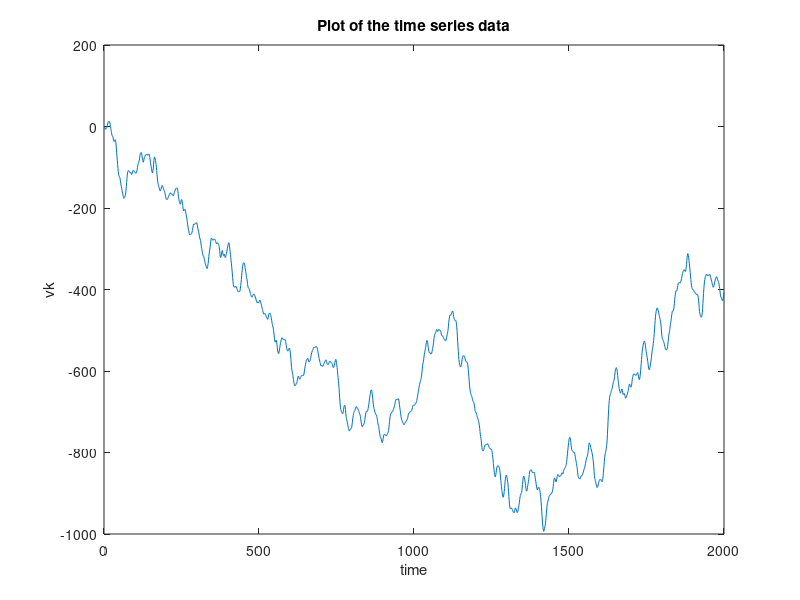

This figure's MATLAB source: (Note: this script raises an error after producing the figure.)
clear;close all;
%% Load the data
data = load('a2_q3.mat');
vk = data.vk;
N = length(vk);
figure();
plot(1:1:length(vk),vk);
title('Plot of the time series data'); xlabel('time'); ylabel('vk');
%% Estimate and plot ACFs and PACFs
% Estimate ACF
[acf_vk,lags,bounds] = autocorr(vk,'NumLags',20);
% Plot sample ACF
figure();
subplot(1,2,1);
autocorr(vk,'NumLags',20);
set(gca,'fontsize',12,'fontweight','bold');
hca = gca;
set(hca.Children(4),'LineWidth',2)
box off;
% Estimate sample PACF
pacf_vk = parcorr(vk,'NumLags',20);
%plot sample PACF
subplot(1,2,2);
parcorr(vk,'NumLags',20);
box off;
% ACF decays very very slowly, while PACF[1] is 1; These indicate presence 
% random walk effect
%% ADF test 
[h,pval] = adftest(vk);
disp('ADF Test');
disp('h = ');
disp(h);
disp('pval = ');
disp(pval);
% we obtain a high pvalue of 0.845>alpha=0.05. This implies the null
% hypothesis of a unit root in the time series is rejected
% Therefore the series contains random walk effects.
%% Finding the order of the differenced series; guess-1: it is first order
vdf = diff(vk);
figure();
plot(vdf);
ylabel('Differenced Value');xlabel('Time');
title('Differenced Series');
% Sample ACFs and PACFs
figure();
subplot(1,2,1);
autocorr(vdf,'NumLags',20);
title('ACF of differenced series');
subplot(1,2,2);
parcorr(vdf,'NumLags',20);
title('PACF of differenced series');
% We can see an exponential decay of ACF indicating AR component and
% no abrupt change to 0 in PACF indicating MA component.
% Conduct the ADF test on the differenced series
[h2,pval2] = adftest(vdf);
disp('ADF test on differenced series');
disp('h = ');
disp(h2);
disp('pval = ');
disp(pval2);
% pvalue = 0.001<alpha => Null hypothesis is not rejected. Therefore, we
% can say that the differenced series doesn't contain random walk effects
%% Building ARIMA model
% We know that the difference is 1. Let's try an arima(1,1,1) model
model1 = arima(1,1,1);
model1.Constant = 0;%vk(1) = 0
model1_est = estimate(model1,vk);
% Residual analysis
% Residual computation
[res1,~,logL] = infer(model1_est,vk);
% ACF of residuals
figure();
autocorr(res1,'NumLags',20)
title('ACF of residuals from ARIMA(1,1,1) model')
box off;
% PACF of residuals
figure();
parcorr(res1,'NumLags',20)
title('PACF of residuals from ARIMA(1,1,1) model')
box off;
% Whiteness test
[h_model1,pval_model1] = lbqtest(res1);
disp('Whiteness Test for Residuals results');
disp(h_model1);disp(pval_model1);
summarize(model1_est);
% Not passing the whiteness test, lets try increasing the AR component
%% Model 2
model2 = arima(2,1,1);
model2.Constant = 0;%vk(1) = 0
model2_est = estimate(model2,vk);
% Residual analysis
% Residual computation
[res2,~,logL] = infer(model2_est,vk);
% ACF of residuals
figure();
autocorr(res2,'NumLags',20)
title('ACF of residuals from ARIMA(2,1,1) model')
box off
% PACF of residuals
figure();
parcorr(res2,'NumLags',20)
title('PACF of residuals from ARIMA(2,1,1) model')
box off;
% Whiteness test
[h_model2,pval_model2] = lbqtest(res2);
disp('Whiteness Test for Residuals results');
disp(h_model2);disp(pval_model2);
% Model clears the whiteness test!
summarize(model2_est);
% From the pvalues, we can see that all the model parameters are relevant.
% Also AIC_model2 < AIC_model1=> Model2 is the better model